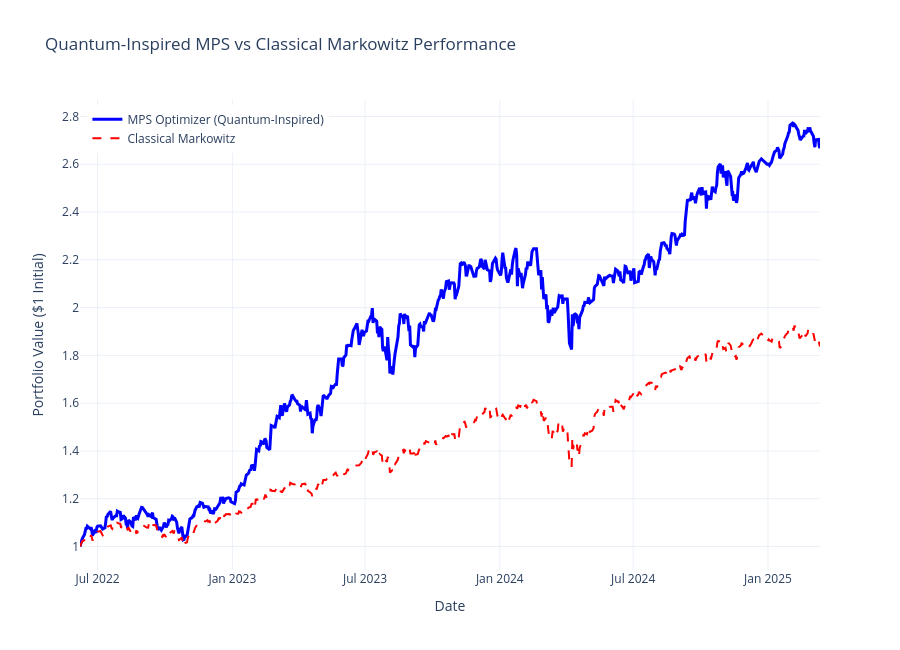

Notebook source saved alongside this figure:
### Markdown cell above
### Visualizations

### Code cell
import matplotlib.pyplot as plt
%matplotlib inline
# === Plot 1: Cumulative Portfolio Performance ===
# === Comparative Cumulative Performance Plot ===
backtester.plot_performance("Quantum-Inspired MPS vs Classical Markowitz Performance")

# === Optional: MPS Optimization Convergence ===
history = mps_optimizer.get_history()
if history['energy']:
    import matplotlib.pyplot as plt
    %matplotlib inline
    
    plt.figure(figsize=(10, 5))
    plt.plot(history['sweep'], history['energy'], marker='o', linestyle='-', color='blue')
    plt.title('MPS Optimization Convergence (Energy vs Sweeps)')
    plt.xlabel('Sweep Number')
    plt.ylabel('Energy')
    plt.grid(True, alpha=0.3)
    plt.show()
else:
    print("No convergence history available.")

### Figure 1 — Plotly figure (JSON) as saved in the notebook; plotly's stock layout.template omitted (floating-point values rounded to 4 significant figures; data arrays with more than 128 entries replaced by an {"elided": "..."} marker saying what was removed)
{"data": [{"line": {"color": "blue", "width": 3}, "mode": "lines", "name": "MPS Optimizer (Quantum-Inspired)", "type": "scatter", "x": {"elided": "694 str values"}, "y": {"elided": "694 float values"}}, {"line": {"color": "red", "dash": "dash", "width": 2}, "mode": "lines", "name": "Classical Markowitz", "type": "scatter", "x": {"elided": "694 str values"}, "y": {"elided": "694 float values"}}], "layout": {"height": 650, "hovermode": "x unified", "legend": {"x": 0.01, "xanchor": "left", "y": 0.99, "yanchor": "top"}, "title": {"text": "Quantum-Inspired MPS vs Classical Markowitz Performance"}, "xaxis": {"title": {"text": "Date"}}, "yaxis": {"title": {"text": "Portfolio Value ($1 Initial)"}}}}
